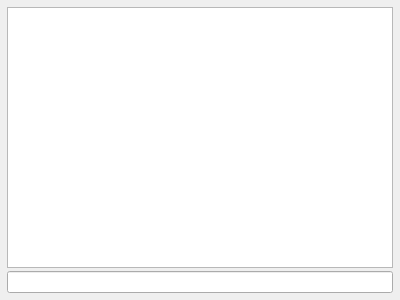
<?xml version="1.0" encoding="UTF-8"?>
<ui version="4.0">
 <class>MainWindow</class>
 <widget class="QMainWindow" name="MainWindow">
  <property name="geometry">
   <rect>
    <x>0</x>
    <y>0</y>
    <width>400</width>
    <height>300</height>
   </rect>
  </property>
  <property name="windowTitle">
   <string>MainWindow</string>
  </property>
  <widget class="QWidget" name="centralWidget">
   <layout class="QVBoxLayout" name="verticalLayout">
    <property name="spacing">
     <number>3</number>
    </property>
    <property name="leftMargin">
     <number>7</number>
    </property>
    <property name="topMargin">
     <number>7</number>
    </property>
    <property name="rightMargin">
     <number>7</number>
    </property>
    <property name="bottomMargin">
     <number>7</number>
    </property>
    <item>
     <widget class="QTextBrowser" name="textBrowser"/>
    </item>
    <item>
     <widget class="QLineEdit" name="lineEdit"/>
    </item>
   </layout>
  </widget>
 </widget>
 <layoutdefault spacing="6" margin="11"/>
 <resources/>
 <connections/>
</ui>
